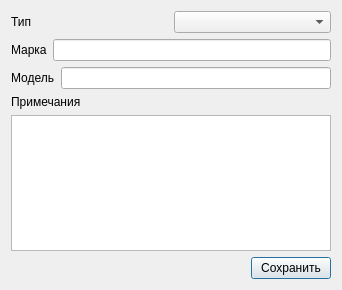
<?xml version="1.0" encoding="UTF-8"?>
<ui version="4.0">
 <class>DeviceDialog</class>
 <widget class="QDialog" name="DeviceDialog">
  <property name="geometry">
   <rect>
    <x>0</x>
    <y>0</y>
    <width>342</width>
    <height>290</height>
   </rect>
  </property>
  <property name="windowTitle">
   <string>Новое оборудование</string>
  </property>
  <layout class="QVBoxLayout" name="verticalLayout">
   <item>
    <layout class="QHBoxLayout" name="horizontalLayout_2">
     <item>
      <widget class="QLabel" name="deviceTypeLabel">
       <property name="text">
        <string>Тип</string>
       </property>
      </widget>
     </item>
     <item>
      <widget class="QComboBox" name="deviceTypeComboBox"/>
     </item>
    </layout>
   </item>
   <item>
    <layout class="QHBoxLayout" name="horizontalLayout_3">
     <item>
      <widget class="QLabel" name="brandLabel">
       <property name="text">
        <string>Марка</string>
       </property>
      </widget>
     </item>
     <item>
      <widget class="QLineEdit" name="brandLineEdit"/>
     </item>
    </layout>
   </item>
   <item>
    <layout class="QHBoxLayout" name="horizontalLayout_4">
     <item>
      <widget class="QLabel" name="modelLabel">
       <property name="text">
        <string>Модель</string>
       </property>
      </widget>
     </item>
     <item>
      <widget class="QLineEdit" name="modelLineEdit"/>
     </item>
    </layout>
   </item>
   <item>
    <widget class="QLabel" name="notesLabel">
     <property name="text">
      <string>Примечания</string>
     </property>
    </widget>
   </item>
   <item>
    <widget class="QPlainTextEdit" name="notesPlainTextEdit"/>
   </item>
   <item>
    <layout class="QHBoxLayout" name="horizontalLayout">
     <item>
      <spacer name="horizontalSpacer">
       <property name="orientation">
        <enum>Qt::Horizontal</enum>
       </property>
       <property name="sizeHint" stdset="0">
        <size>
         <width>40</width>
         <height>20</height>
        </size>
       </property>
      </spacer>
     </item>
     <item>
      <widget class="QPushButton" name="okPushButton">
       <property name="text">
        <string>Сохранить</string>
       </property>
       <property name="icon">
        <iconset resource="kcrm.qrc">
         <normaloff>:/images/ok32.png</normaloff>:/images/ok32.png</iconset>
       </property>
      </widget>
     </item>
    </layout>
   </item>
  </layout>
 </widget>
 <resources>
  <include location="kcrm.qrc"/>
 </resources>
 <connections/>
</ui>
